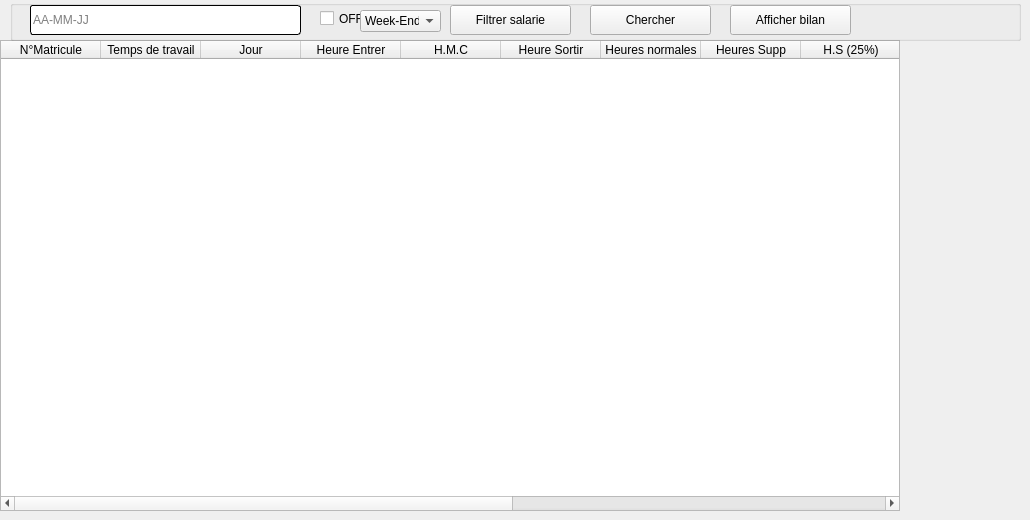
     <widget class="QWidget" name="tab">
      <attribute name="title">
       <string>Pointer</string>
      </attribute>
      <widget class="QTableWidget" name="tableWidget_2">
       <property name="geometry">
        <rect>
         <x>0</x>
         <y>40</y>
         <width>900</width>
         <height>471</height>
        </rect>
       </property>
       <property name="verticalScrollBarPolicy">
        <enum>Qt::ScrollBarAsNeeded</enum>
       </property>
       <property name="sizeAdjustPolicy">
        <enum>QAbstractScrollArea::AdjustToContentsOnFirstShow</enum>
       </property>
       <property name="columnCount">
        <number>14</number>
       </property>
       <column>
        <property name="text">
         <string>N°Matricule</string>
        </property>
       </column>
       <column>
        <property name="text">
         <string>Temps de travail</string>
        </property>
       </column>
       <column>
        <property name="text">
         <string>Jour</string>
        </property>
       </column>
       <column>
        <property name="text">
         <string>Heure Entrer</string>
        </property>
       </column>
       <column>
        <property name="text">
         <string>H.M.C</string>
        </property>
       </column>
       <column>
        <property name="text">
         <string>Heure Sortir</string>
        </property>
       </column>
       <column>
        <property name="text">
         <string>Heures normales</string>
        </property>
       </column>
       <column>
        <property name="text">
         <string>Heures Supp</string>
        </property>
       </column>
       <column>
        <property name="text">
         <string>H.S (25%)</string>
        </property>
       </column>
       <column>
        <property name="text">
         <string>H.S(50%)</string>
        </property>
       </column>
       <column>
        <property name="text">
         <string>H.S(100%)</string>
        </property>
       </column>
       <column>
        <property name="text">
         <string>Heures récupération</string>
        </property>
       </column>
       <column>
        <property name="text">
         <string>Absent</string>
        </property>
       </column>
       <column>
        <property name="text">
         <string>Retard</string>
        </property>
       </column>
      </widget>
      <widget class="QGroupBox" name="groupBox_5">
       <property name="geometry">
        <rect>
         <x>10</x>
         <y>0</y>
         <width>1011</width>
         <height>41</height>
        </rect>
       </property>
       <property name="title">
        <string/>
       </property>
       <widget class="QPushButton" name="pushButton_8">
        <property name="geometry">
         <rect>
          <x>580</x>
          <y>5</y>
          <width>121</width>
          <height>30</height>
         </rect>
        </property>
        <property name="text">
         <string>Chercher</string>
        </property>
       </widget>
       <widget class="QPushButton" name="pushButton_11">
        <property name="geometry">
         <rect>
          <x>720</x>
          <y>5</y>
          <width>121</width>
          <height>30</height>
         </rect>
        </property>
        <property name="text">
         <string>Afficher bilan</string>
        </property>
       </widget>
       <widget class="QPushButton" name="pushButton_26">
        <property name="geometry">
         <rect>
          <x>850</x>
          <y>5</y>
          <width>30</width>
          <height>30</height>
         </rect>
        </property>
        <property name="cursor">
         <cursorShape>PointingHandCursor</cursorShape>
        </property>
        <property name="styleSheet">
         <string notr="true">border : none;
image: url(:/Icons/Icons/reff.png);</string>
        </property>
        <property name="text">
         <string/>
        </property>
       </widget>
       <widget class="QLineEdit" name="lineEdit_2">
        <property name="geometry">
         <rect>
          <x>20</x>
          <y>5</y>
          <width>271</width>
          <height>30</height>
         </rect>
        </property>
        <property name="styleSheet">
         <string notr="true">border:1px solid black;
border-radius:3px;</string>
        </property>
        <property name="text">
         <string/>
        </property>
        <property name="placeholderText">
         <string>AA-MM-JJ</string>
        </property>
       </widget>
       <widget class="QPushButton" name="pushButton_27">
        <property name="geometry">
         <rect>
          <x>440</x>
          <y>5</y>
          <width>121</width>
          <height>30</height>
         </rect>
        </property>
        <property name="text">
         <string>Filtrer salarie</string>
        </property>
       </widget>
       <widget class="QCheckBox" name="checkBox">
        <property name="geometry">
         <rect>
          <x>310</x>
          <y>10</y>
          <width>70</width>
          <height>17</height>
         </rect>
        </property>
        <property name="text">
         <string>OFF</string>
        </property>
       </widget>
       <widget class="QComboBox" name="comboBox">
        <property name="geometry">
         <rect>
          <x>350</x>
          <y>10</y>
          <width>81</width>
          <height>22</height>
         </rect>
        </property>
        <item>
         <property name="text">
          <string>Week-End</string>
         </property>
        </item>
        <item>
         <property name="text">
          <string>Férier</string>
         </property>
        </item>
       </widget>
      </widget>
     </widget>
